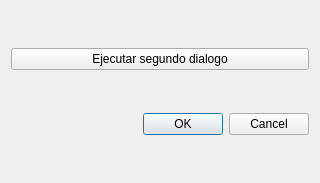
<?xml version="1.0" encoding="UTF-8"?>
<ui version="4.0">
 <class>FirstDialog</class>
 <widget class="QDialog" name="FirstDialog">
  <property name="windowModality">
   <enum>Qt::WindowModal</enum>
  </property>
  <property name="geometry">
   <rect>
    <x>0</x>
    <y>0</y>
    <width>320</width>
    <height>183</height>
   </rect>
  </property>
  <property name="windowTitle">
   <string>Dialog</string>
  </property>
  <layout class="QGridLayout" name="gridLayout">
   <item row="0" column="0">
    <widget class="QPushButton" name="pushButton">
     <property name="text">
      <string>Ejecutar segundo dialogo</string>
     </property>
    </widget>
   </item>
   <item row="1" column="0">
    <widget class="QDialogButtonBox" name="buttonBox">
     <property name="orientation">
      <enum>Qt::Horizontal</enum>
     </property>
     <property name="standardButtons">
      <set>QDialogButtonBox::Cancel|QDialogButtonBox::Ok</set>
     </property>
    </widget>
   </item>
  </layout>
 </widget>
 <resources/>
 <connections>
  <connection>
   <sender>buttonBox</sender>
   <signal>accepted()</signal>
   <receiver>FirstDialog</receiver>
   <slot>accept()</slot>
   <hints>
    <hint type="sourcelabel">
     <x>248</x>
     <y>254</y>
    </hint>
    <hint type="destinationlabel">
     <x>157</x>
     <y>274</y>
    </hint>
   </hints>
  </connection>
  <connection>
   <sender>buttonBox</sender>
   <signal>rejected()</signal>
   <receiver>FirstDialog</receiver>
   <slot>reject()</slot>
   <hints>
    <hint type="sourcelabel">
     <x>316</x>
     <y>260</y>
    </hint>
    <hint type="destinationlabel">
     <x>286</x>
     <y>274</y>
    </hint>
   </hints>
  </connection>
 </connections>
</ui>
